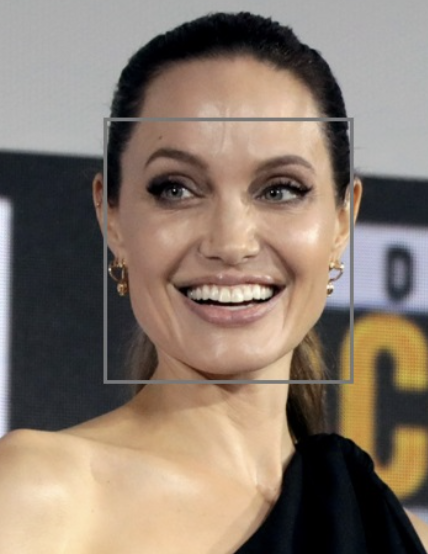
#> input picture data/angelina_1.png, 428 x 554 px
$ python -i denoisify.py   (imports and definitions only)
#> lines starting #> are read from the running program, lines starting #| are printed output that depends on the picture; after the words box and inside, x2 and y2 are one past the last pixel; in counts of white or black regions, pixels touching at a corner belong together
#> further down, picture is the input picture: shape (554, 428, 3); mean B, G, R 108.3, 121, 136.1
import cv2
import numpy as np


def get_crop_mask(mask):
    return np.zeros_like(mask)


def get_mask(frame, kernel, iterations=1):
#> called with kernel = array of shape (5, 5), iterations = 1
    gray = cv2.cvtColor(frame, cv2.COLOR_BGR2GRAY)
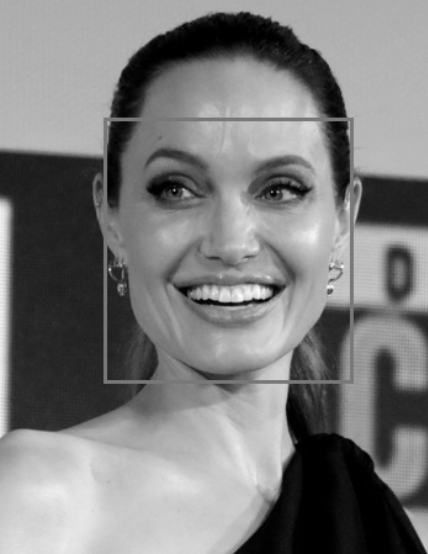
#> gray: shape (554, 428); min 0, max 251, mean 124.1
    canned = cv2.Canny(gray, 100, 200)
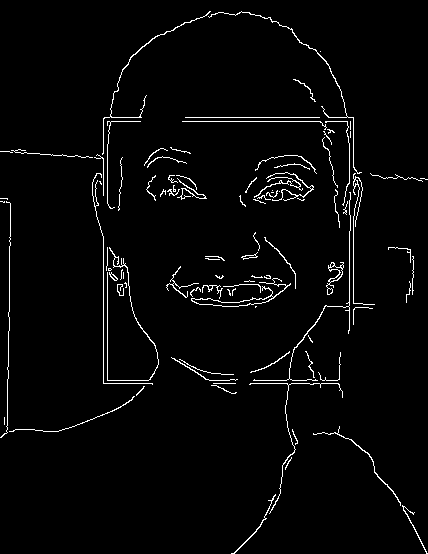
#> canned: shape (554, 428); 2.7% white in thin lines or dots
    mask = cv2.dilate(canned, kernel, iterations=iterations)
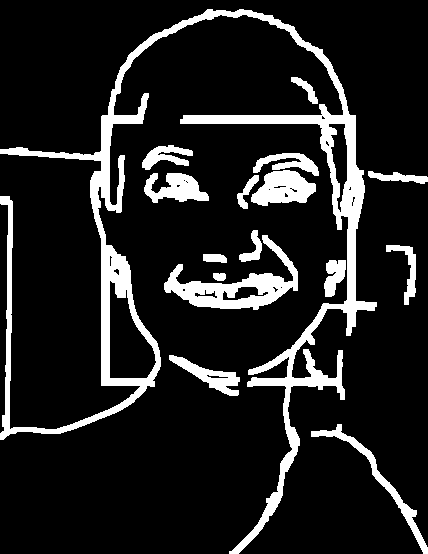
#> mask: shape (554, 428); 13.2% white; 16 white regions
    return mask


def apply_mask(frame, mask):
    # find contours
    contours, _ = cv2.findContours(
        mask, cv2.RETR_TREE, cv2.CHAIN_APPROX_SIMPLE)
#> contours = 40 contours, 16 with area under 20; largest, box (x1, y1, x2, y2) and area: (0, 9, 377, 554) 20681, (164, 235, 298, 310) 3312, (109, 280, 157, 379) 2843, (251, 170, 316, 206) 1493, (311, 424, 428, 554) 1128

    # find big contours
    biggest_cntr = None
    biggest_area = 0
    for contour in contours:
        area = cv2.contourArea(contour)
        if area > biggest_area:
            biggest_area = area
            biggest_cntr = contour
#> this loop made 40 passes
#> (area, biggest_area) on passes 1, 8, 31: (1128, 1128), (3312, 3312), (20681, 20681)
#> area on passes 2 to 7: 906.5, 51, 75, 483.5, 154, 457.5
#> after the loop, biggest_area = 20681; biggest_cntr = contour of 1302 points, box (x1, y1, x2, y2) (0, 9, 377, 554), area 20681

    # draw contours
    crop_mask = np.zeros_like(mask)
    cv2.drawContours(crop_mask, [biggest_cntr], -1, (255), -1)
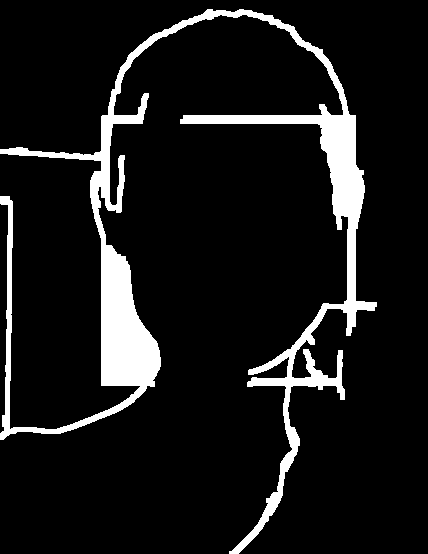
#> crop_mask: shape (554, 428); 9.6% white; 1 white region, box (x1, y1, x2, y2) and area: (0, 9, 377, 554) 22844
    return crop_mask


def invert_mask(mask):
    inverted = cv2.bitwise_not(mask)
#> inverted: shape (554, 428); 90.4% white; 1 black region
    # contours again
    contours, _ = cv2.findContours(
        inverted, cv2.RETR_TREE, cv2.CHAIN_APPROX_SIMPLE)
#> contours = 4 contours; box (x1, y1, x2, y2) and area: (0, 15, 348, 554) 107522, (0, 0, 428, 554) 78451, (0, 154, 140, 429) 24011, (0, 204, 8, 433) 1170

    # find small contours
    small_cntrs = []
    for contour in contours:
        area = cv2.contourArea(contour)
        if area < 20000:
            small_cntrs.append(contour)
#> this loop made 4 passes
#> area on passes 1 to 4: 1170, 24011, 107522, 78451
#> after the loop, small_cntrs = 1 contour; box (x1, y1, x2, y2) and area: (0, 204, 8, 433) 1170

    # draw on mask
    crop_mask = get_crop_mask(mask)
#> crop_mask: shape (554, 428); every value is 0
    cv2.drawContours(crop_mask, small_cntrs, -1, (255), -1)
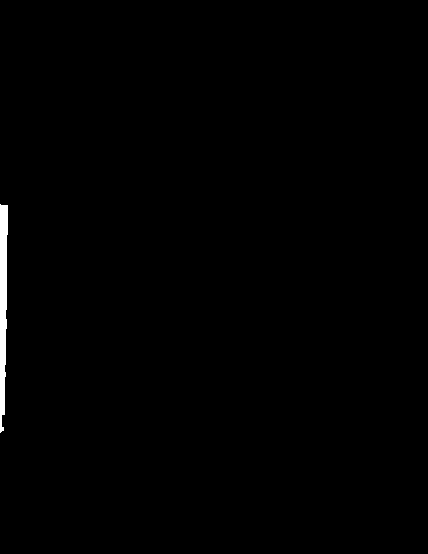
#> crop_mask: shape (554, 428); 0.59% white; 1 white region, box (x1, y1, x2, y2) and area: (0, 204, 8, 433) 1404
    return inverted


def smooth_jaggies(crop_mask, kernel):
    crop_mask = cv2.erode(crop_mask, kernel, iterations=1)
#> crop_mask: shape (554, 428); 86% white; 1 black region, box (x1, y1, x2, y2) and area: (0, 7, 379, 554) 33118
    crop_mask = cv2.dilate(crop_mask, kernel, iterations=1)
#> crop_mask: shape (554, 428); 90.3% white; 1 black region, box (x1, y1, x2, y2) and area: (0, 9, 377, 554) 23100
    crop_mask = cv2.medianBlur(crop_mask, 5)
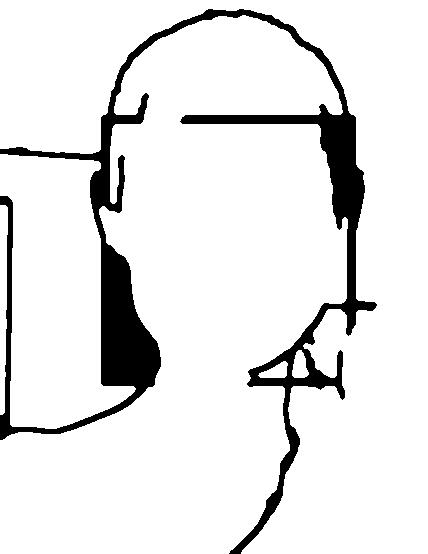
#> crop_mask: shape (554, 428); 90.3% white; 1 black region, box (x1, y1, x2, y2) and area: (0, 9, 377, 554) 23111
    return crop_mask


def crop(frame, crop_mask):
    crop = np.zeros_like(frame)
    crop[crop_mask == 255] = frame[crop_mask == 255]


def denoisify(frame):
    """
    Sometimes the background of an image can be too noisy.
    This function will remove the background of an object for a given frame of an image.
    https://stackoverflow.com/questions/45053513/how-do-i-detect-and-remove-blurred-background-from-image
    """
    kernel = np.ones((5, 5), np.uint8)
    mask = get_mask(frame, kernel)
    applied_mask = apply_mask(frame, mask)
    inverted_mask = invert_mask(applied_mask)
    crop_mask = smooth_jaggies(inverted_mask, kernel)
    crop = np.zeros_like(frame);
    crop[crop_mask == 0] = frame[crop_mask == 0];
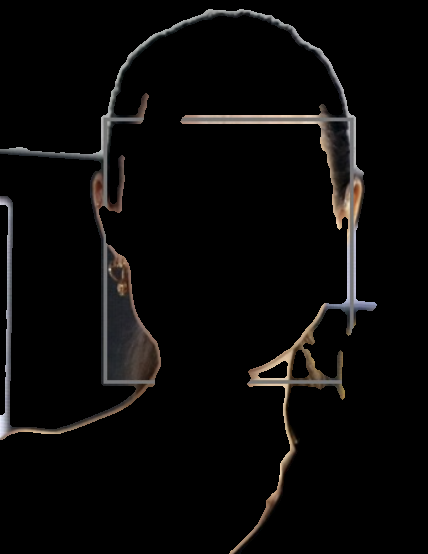
#> crop: shape (554, 428, 3); mean B, G, R 8.5, 9, 9.8
    return crop

>>> import cv2
>>> picture = cv2.imread('../../data/angelina_1.png')
>>> result = denoisify(picture)

$ run again, on data/angelina_2.png
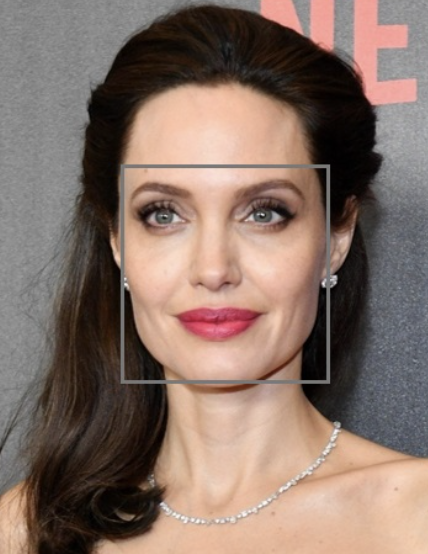
#> input picture data/angelina_2.png, 428 x 554 px
#> picture is the input picture: shape (554, 428, 3); mean B, G, R 103.5, 113.6, 134.1
#> in get_mask, `canned = cv2.Canny(gray, 100, 200)`:
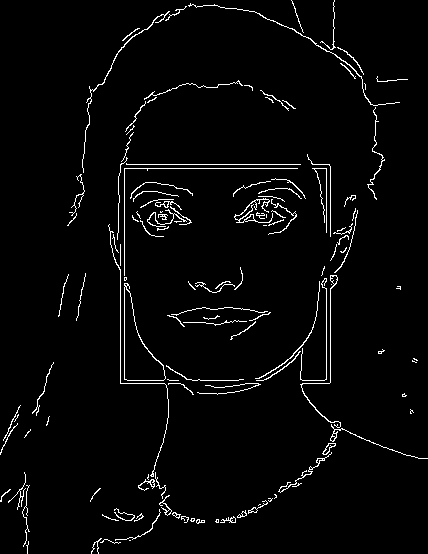
#> canned: shape (554, 428); 3% white in thin lines or dots
#> mask: shape (554, 428); 14.4% white; 24 white regions
#> in apply_mask, `contours, _ = cv2.findContours( mask, cv2.RETR_TREE, cv2.CHAIN_APPROX_..`: contours = 60 contours, 23 with area under 20; largest, box (x1, y1, x2, y2) and area: (89, 78, 428, 554) 18106, (65, 0, 402, 228) 4808, (231, 176, 308, 237) 2362, (128, 180, 195, 239) 2260, (165, 305, 273, 342) 1818
#> the loop in apply_mask, `for contour in contours:` made 60 passes
#> (area, biggest_area) on passes 1, 6, 15, 22, 27, 38: (450.5, 450.5), (756, 756), (1818.5, 1818.5), (2260.5, 2260.5), (2361.5, 2361.5), (18106.5, 18106.5)
#> after the loop in apply_mask, `for contour in contours:`: biggest_area = 18106.5; biggest_cntr = contour of 1142 points, box (x1, y1, x2, y2) (89, 78, 428, 554), area 18106
#> inverted: shape (554, 428); 91.7% white; 1 black region
#> in invert_mask, `contours, _ = cv2.findContours( inverted, cv2.RETR_TREE, cv2.CHAIN_APP..`: contours = 2 contours; box (x1, y1, x2, y2) and area: (0, 0, 428, 554) 179441, (101, 359, 428, 554) 35308
#> the loop in invert_mask, `for contour in contours:` made 2 passes
#> area on passes 1 to 2: 35307.5, 179441
#> after the loop in invert_mask, `for contour in contours:`: small_cntrs = []
#> in denoisify, `crop[crop_mask == 0] = frame[crop_mask == 0];`:
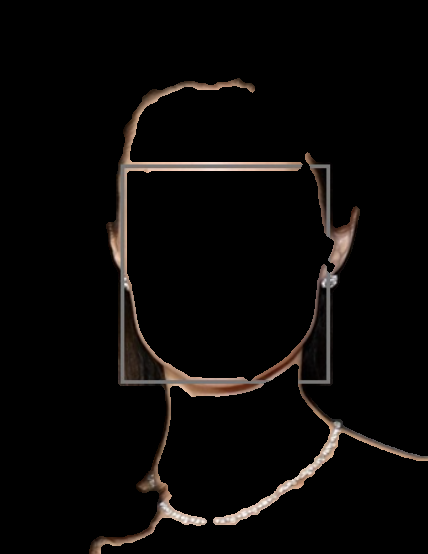
#> crop: shape (554, 428, 3); mean B, G, R 7.1, 8, 9.7

$ run again, on data/random.png
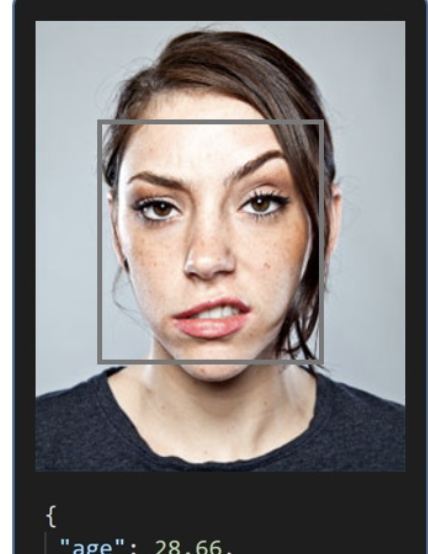
#> input picture data/random.png, 428 x 554 px
#> picture is the input picture: shape (554, 428, 3); mean B, G, R 124.6, 125.8, 130.6
#> in get_mask, `canned = cv2.Canny(gray, 100, 200)`:
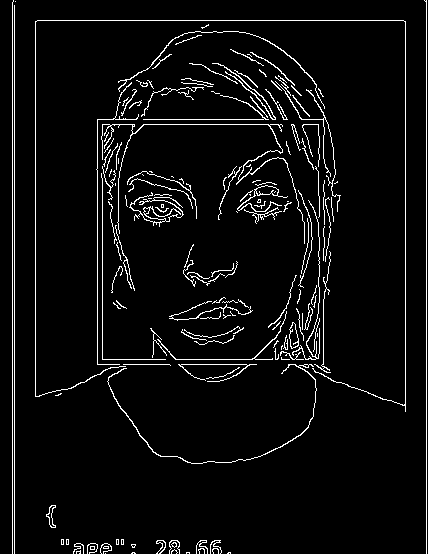
#> canned: shape (554, 428); 4.9% white in thin lines or dots
#> mask: shape (554, 428); 22.4% white; 16 white regions
#> in apply_mask, `contours, _ = cv2.findContours( mask, cv2.RETR_TREE, cv2.CHAIN_APPROX_..`: contours = 121 contours, 66 with area under 20; largest, box (x1, y1, x2, y2) and area: (33, 18, 408, 466) 151612, (104, 126, 305, 358) 35916, (206, 22, 404, 403) 29676, (37, 22, 205, 394) 25548, (110, 357, 314, 462) 14568
#> the loop in apply_mask, `for contour in contours:` made 121 passes
#> (area, biggest_area, biggest_cntr) on pass 2: (21, 21, [[184, 550], [184, 553], [191, 553], [191, 550]])
#> after the loop in apply_mask, `for contour in contours:`: biggest_area = 151612; biggest_cntr = contour of 257 points, box (x1, y1, x2, y2) (33, 18, 408, 466), area 151612
#> inverted: shape (554, 428); 35.7% white; 1 white region
#> in invert_mask, `contours, _ = cv2.findContours( inverted, cv2.RETR_TREE, cv2.CHAIN_APP..`: contours = 2 contours; box (x1, y1, x2, y2) and area: (0, 0, 428, 554) 236131, (32, 17, 409, 467) 153234
#> the loop in invert_mask, `for contour in contours:` made 2 passes
#> (contour, area) on pass 1: ([[0, 0], [0, 553], [427, 553], [427, 0]], 236131)
#> after the loop in invert_mask, `for contour in contours:`: small_cntrs = []
#> in denoisify, `crop[crop_mask == 0] = frame[crop_mask == 0];`:
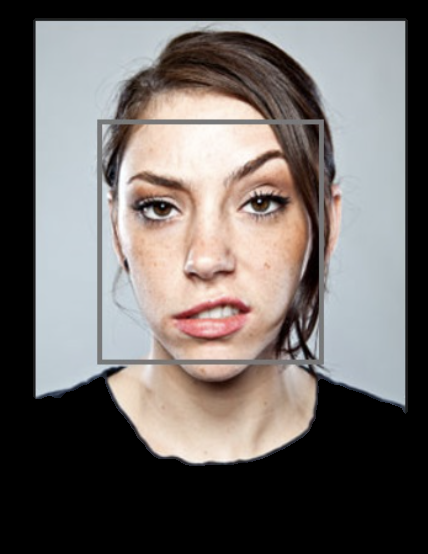
#> crop: shape (554, 428, 3); mean B, G, R 103.8, 106.4, 112
